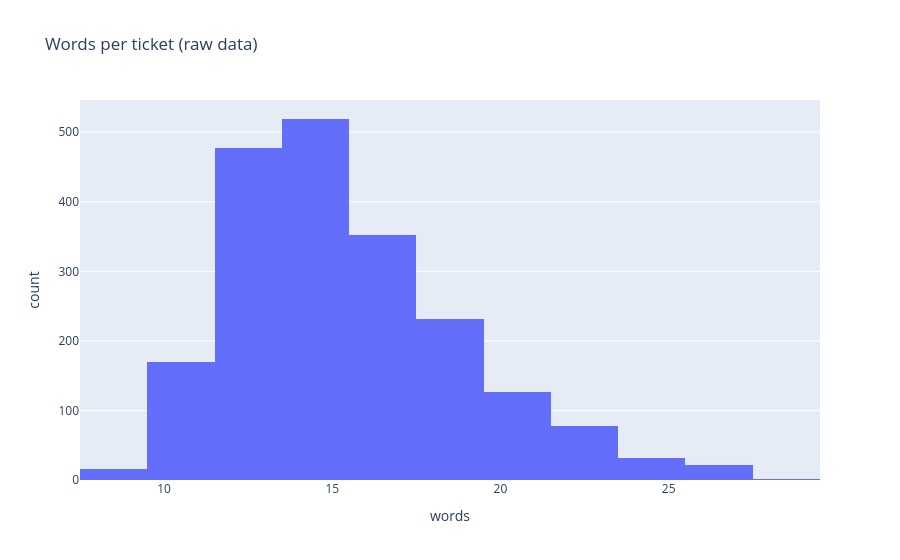

Notebook code for this chart:
### Code cell
word_counts = df["text"].dropna().str.split().str.len()   # number of words in each ticket
print(word_counts.describe().round(1))          # min, max, mean, and quartiles

px.histogram(word_counts, nbins=20,       # histogram with 20 bars
             title="Words per ticket (raw data)",
             labels={"value": "words"}      # x-axis label
            ).update_layout(showlegend=False).show()  # hide the legend and draw the chart

### Figure 1 — Plotly figure (JSON) as saved in the notebook; plotly's stock layout.template omitted (floating-point values rounded to 4 significant figures; data arrays with more than 128 entries replaced by an {"elided": "..."} marker saying what was removed)
{"data": [{"alignmentgroup": "True", "bingroup": "x", "hovertemplate": "variable=text<br>words=%{x}<br>count=%{y}<extra></extra>", "legendgroup": "text", "marker": {"color": "#636efa", "pattern": {"shape": ""}}, "name": "text", "nbinsx": 20, "offsetgroup": "text", "orientation": "v", "showlegend": true, "type": "histogram", "x": {"elided": "2025 int values"}, "xaxis": "x", "yaxis": "y"}], "layout": {"barmode": "relative", "legend": {"title": {"text": "variable"}, "tracegroupgap": 0}, "showlegend": false, "title": {"text": "Words per ticket (raw data)"}, "xaxis": {"anchor": "y", "domain": [0, 1], "title": {"text": "words"}}, "yaxis": {"anchor": "x", "domain": [0, 1], "title": {"text": "count"}}}}
